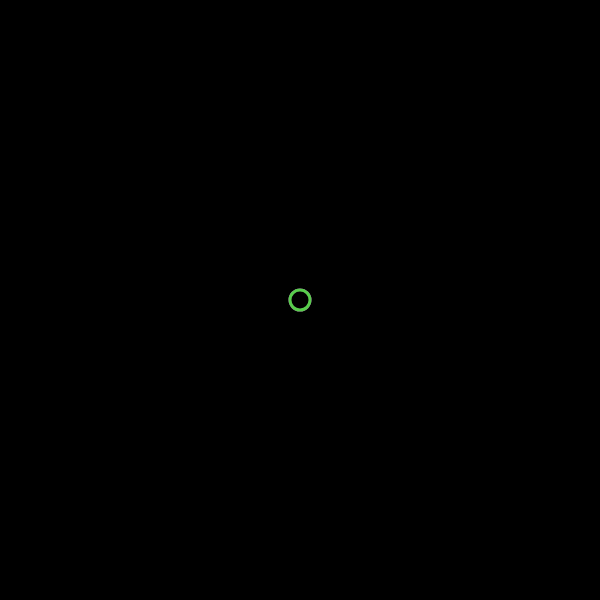
Frame 1 (no input)
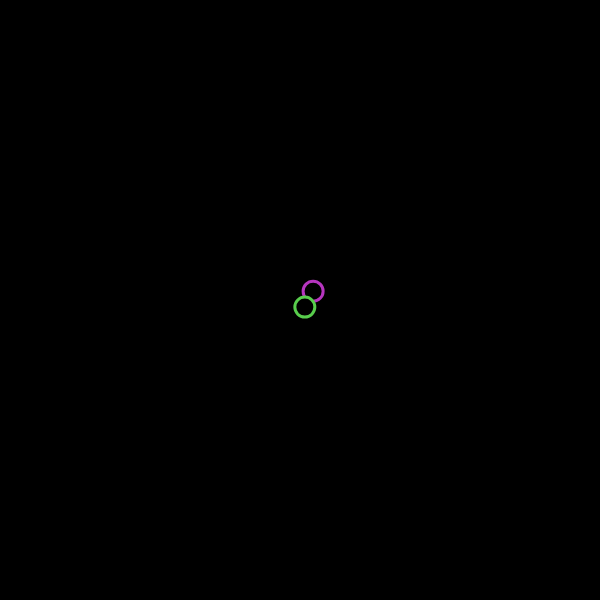
Frame 60 (no input)
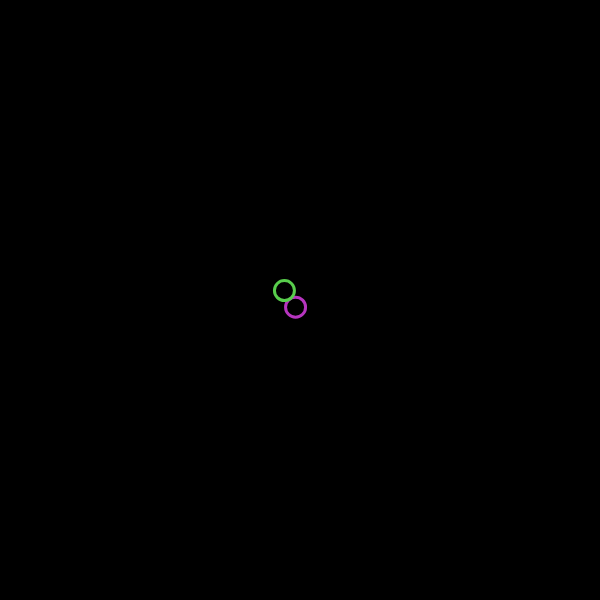
Frame 120 (the mouse pressed at the canvas centre since frame 60)

The p5.js sketch that drew these frames (run headless with seeded random() and noise() and a simulated clock; from frame 60 on, the mouse is pressed at the canvas centre):

// p5.js sketch
// ── sketch.js
let bubble1;
let bubble2;

function setup() {
  createCanvas(600, 600);
  bubble1 = new Bubble();
  bubble2 = new Bubble();
}

function draw() {
  background(0);
  bubble1.show();
  bubble1.move();
  bubble2.show();
  bubble2.move();
}

class Bubble{
  constructor() {
    this.x = 300;
    this.y = 300;
    this.r = random(255);
    this.g = random(255);
    this.b = random(255);
  }
  show() {
    fill(0);
    stroke(this.r, this.g, this.b);
    strokeWeight(3);
    ellipse(this.x, this.y, 20); 
  }
  move() {
    this.x = this.x + random(-5, 5);
    this.y = this.y + random(-5, 5);
  }
}
